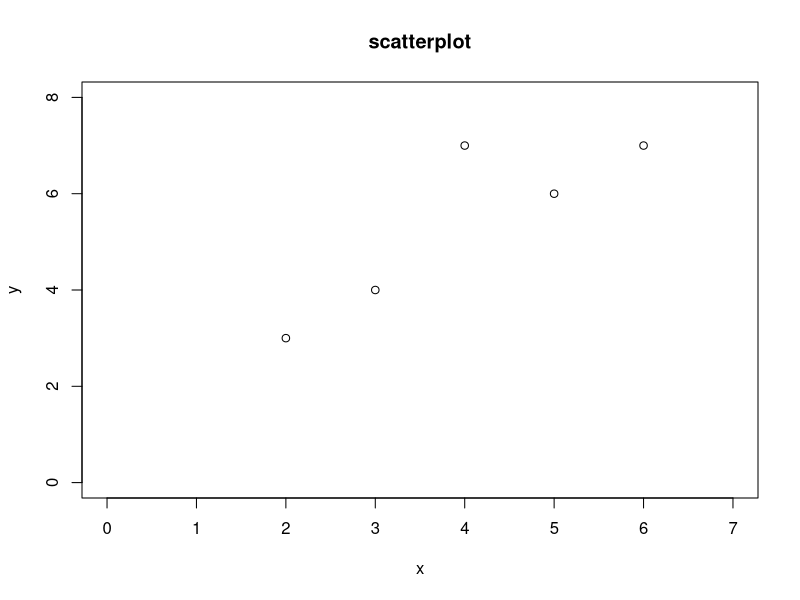
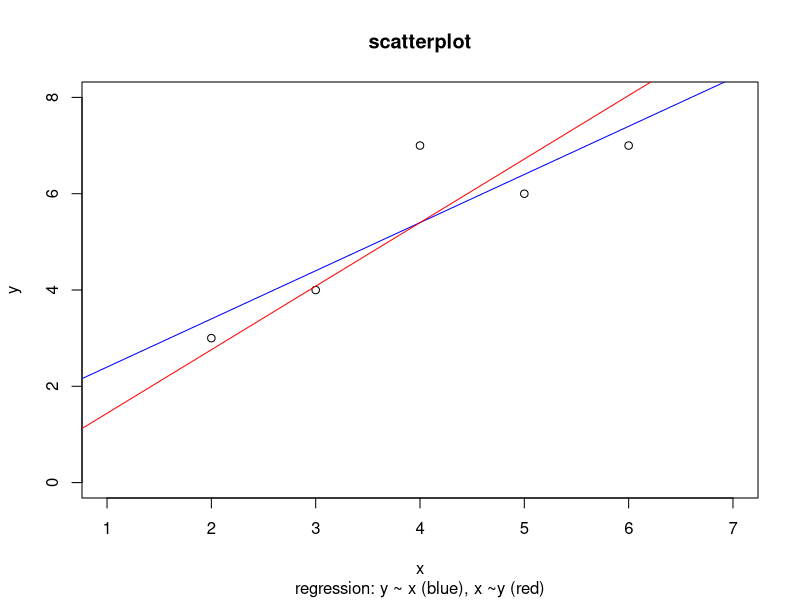

The R source for these figures, in order:
#####################################################
# Descriptive Statistics: Simple example linear regr.
#
# File: des_stat_ex_lin_reg.R
#
#####################################################

# data
x <- c(2,6,3,4,5)
y <- c(3,7,4,7,6)

# scatterplot
par(mfrow=c(1,1))
plot(x,y,main="scatterplot", xlim=c(0,7), ylim = c(0,8))

# covariance
cov(x,y) # 2.5

# coefficient of correlation
cor(x,y) #  0.8703883

# regression line: y=a+bx
# criterion variable Y and predictor variable X
lm(y~x)
# a = 1.4, b = 1.0

# regression line: x = alpha + beta * y
# criterion variable X and predictor variable Y
lm(x~y)
# alpha = -0.0909, beta = 0.7576
alpha <- lm(x~y)$coefficients[1]
beta <- lm(x~y)$coefficients[2]

# transform the regression x = alpha + beta * x to y= a' + b' x
a_strich <- -alpha/beta
a_strich
b_strich <- 1/beta

# gemeinsames Diagramm
plot(x,y,main="scatterplot",
     sub="regression: y ~ x (blue), x ~y (red)",
     xlim=c(1,7), ylim = c(0,8))
abline(lm(y~x), col="blue")
abline(a=a_strich, b=b_strich,col="red")

# eps-file
dev.copy2eps(file="../pictures/ex_bi.eps")
